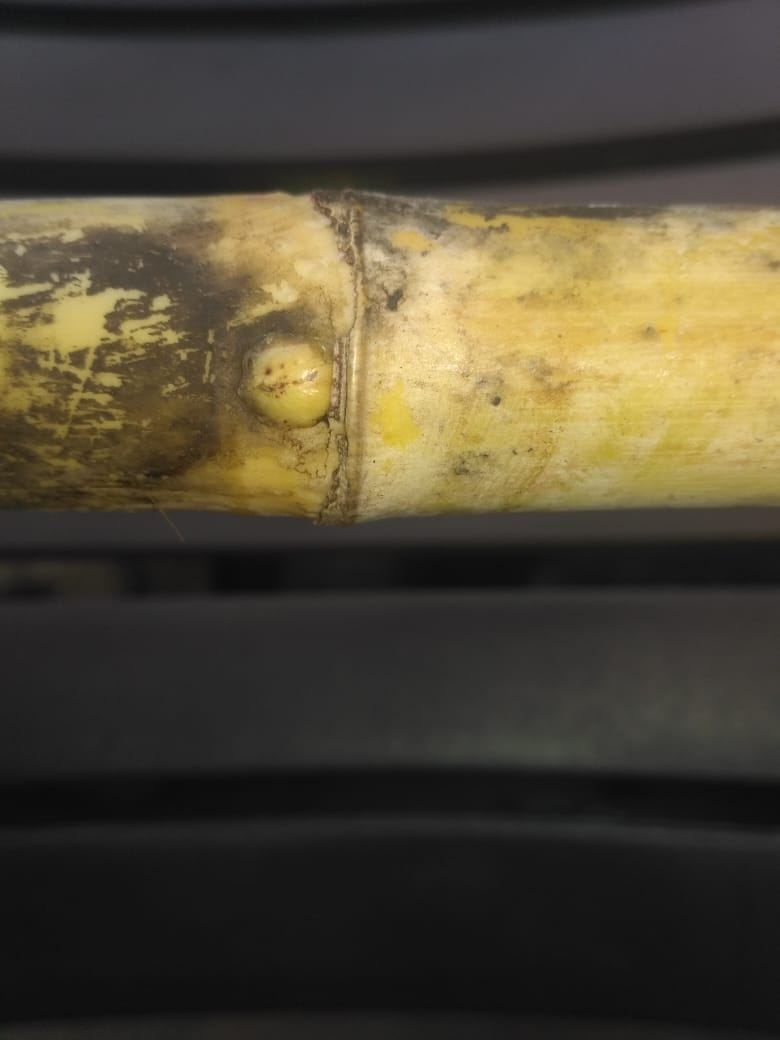
#> input picture images/img1.jpeg, 780 x 1040 px
$ python main.py
#> lines starting #> are read from the running program, lines starting #| are printed output that depends on the picture; after the words box and inside, x2 and y2 are one past the last pixel; in counts of white or black regions, pixels touching at a corner belong together
'''
Code based on zuckerrohr-stub

Copyright (C) 2018  Udit kumar Agarwal <dev.madaari@gmail.com>

This program is free software: you can redistribute it and/or modify
it under the terms of the GNU General Public License as published by
the Free Software Foundation, either version 3 of the License, or
(at your option) any later version.

This program is distributed in the hope that it will be useful,
but WITHOUT ANY WARRANTY; without even the implied warranty of
MERCHANTABILITY or FITNESS FOR A PARTICULAR PURPOSE.  See the
GNU General Public License for more details.

You should have received a copy of the GNU General Public License
along with this program.  If not, see <http://www.gnu.org/licenses/>.
'''

# using Hough Transform

import cv2
import numpy as np
from matplotlib import pyplot as plt


def caminit(img):
    print(len(img)) # Width of pic
    print(len(img[0])) # Height of pic
    return cv2.resize(img[100:600,150:510], (200,200), interpolation = cv2.INTER_AREA)

def invert_color(frame):
    return 255-frame

def plt_img(img):
    plt.imshow(img)

img = cv2.imread('../images/img1.jpeg')
#> img is the input picture: shape (1040, 780, 3); mean B, G, R 53.4, 70.7, 78.1
img = caminit(img)
#| 1040
#| 780
#> in caminit, `return cv2.resize(img[100:600,150:510], (200,200), interpolation = cv2..`:
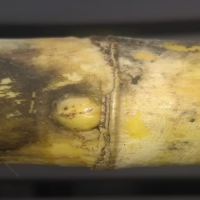
#> returned value: shape (200, 200, 3); mean of channels 0, 1, 2 71.5, 105.5, 120.7; drawn as B, G, R
gray = cv2.cvtColor(img, cv2.COLOR_BGR2GRAY)
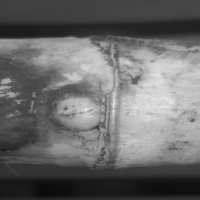
#> gray: shape (200, 200); min 11, max 237, mean 106.2
mini = maxi = 0
offset = 10
edges = cv2.Canny(gray, 150, 200, apertureSize = 3)
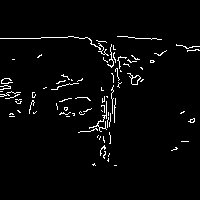
#> edges: shape (200, 200); 3% white in thin lines or dots, all inside (x1, y1, x2, y2) = (0, 36, 200, 166)
lines = cv2.HoughLinesP(edges, 1, np.pi/2, 10, None, 2, 1);
#> lines = 75 rows, first 6: [0, 38, 40, 38], [104, 142, 104, 140], [85, 37, 87, 37], [112, 89, 112, 87], [112, 112, 114, 112], [113, 65, 113, 61]
for line in lines[0]:
    pt1 = (line[0],line[1])
    pt2 = (line[2],line[3])
    angle = np.arctan2(line[0] - line[2], line[1] - line[3]) * 180.0 / np.pi
    if abs(angle) == 90:
        continue
    if (line[0] < mini) or (mini == 0):
        mini = line[0]
    if line[0] > maxi:
        maxi = line[0]
#> this loop made 1 pass
#> (pt1, pt2, angle) on pass 1: ((0, 38), (40, 38), -90)
#> after the loop, maxi = 0; mini = 0
cv2.line(img, (mini - offset,0), (mini - offset,200), (0,0,255), 1)
cv2.line(img, (maxi + offset,0), (maxi + offset,200), (0,0,255), 1)
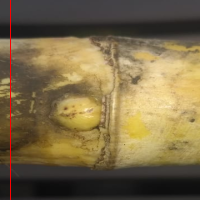
#> img: shape (200, 200, 3); 0.5% of pixels changed, all inside (x1, y1, x2, y2) = (10, 0, 11, 200)
plt_img(img)
cv2.destroyAllWindows()

$ run again, with images/img10.jpeg copied over images/img1.jpeg
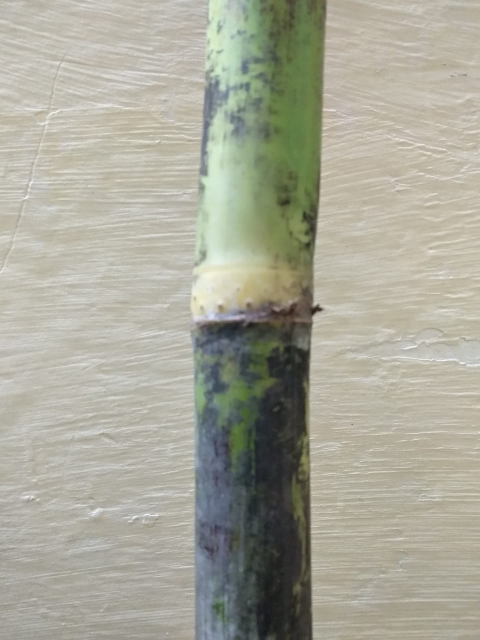
#> input picture images/img10.jpeg, 960 x 1280 px (shown at 1/2 size)
#> img is the input picture: shape (1280, 960, 3); mean B, G, R 153.2, 167.1, 167.6
#| 1280
#| 960
#> `edges = cv2.Canny(gray, 150, 200, apertureSize = 3)`:
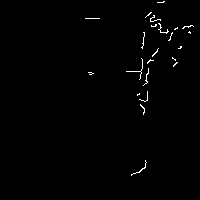
#> edges: shape (200, 200); 0.83% white in thin lines or dots, all inside (x1, y1, x2, y2) = (85, 1, 194, 176)
#> lines = 13 rows, first 6: [143, 45, 143, 37], [85, 18, 99, 18], [151, 26, 155, 26], [147, 100, 147, 91], [142, 68, 142, 59], [146, 83, 146, 74]
#> the loop `for line in lines[0]:` made 1 pass
#> (pt1, pt2, angle, mini, maxi) on pass 1: ((143, 45), (143, 37), 0, 143, 143)
#> after the loop `for line in lines[0]:`: maxi = 143
#> `cv2.line(img, (maxi + offset,0), (maxi + offset,200), (0,0,255), 1)`:
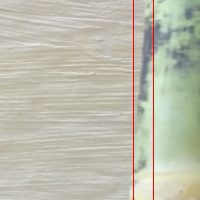
#> img: shape (200, 200, 3); mean B, G, R 174.2, 189.3, 189.5

$ run again, with images/img11.jpeg copied over images/img1.jpeg
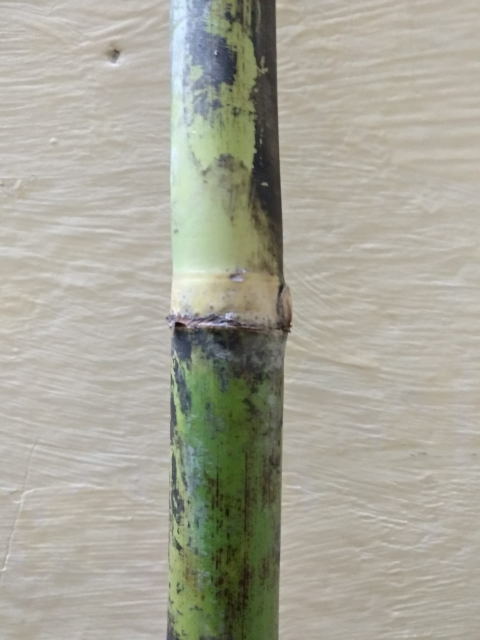
#> input picture images/img11.jpeg, 960 x 1280 px (shown at 1/2 size)
#> img is the input picture: shape (1280, 960, 3); mean B, G, R 153.3, 166.4, 167.7
#| 1280
#| 960
#> `edges = cv2.Canny(gray, 150, 200, apertureSize = 3)`:
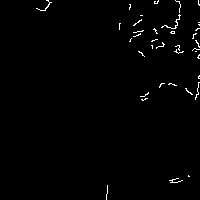
#> edges: shape (200, 200); 1.1% white in thin lines or dots, all inside (x1, y1, x2, y2) = (36, 0, 200, 200)
#> lines = [[179, 19, 179, 8], [198, 94, 198, 92], [199, 78, 199, 75], [198, 87, 198, 82], [196, 42, 196, 40], [176, 22, 176, 19], [198, 58, 198, 55], [199, 25, 199, 22], [171, 28, 175, 28], [137, 31, 142, 31], [158, 46, 163, 46], [198, 45, 198, 43]]
#> the loop `for line in lines[0]:` made 1 pass
#> (pt1, pt2, angle, mini, maxi) on pass 1: ((179, 19), (179, 8), 0, 179, 179)
#> after the loop `for line in lines[0]:`: maxi = 179
#> `cv2.line(img, (maxi + offset,0), (maxi + offset,200), (0,0,255), 1)`:
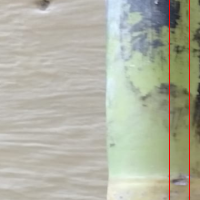
#> img: shape (200, 200, 3); mean B, G, R 162.9, 177.8, 177.4

$ run again, with images/img12.jpeg copied over images/img1.jpeg
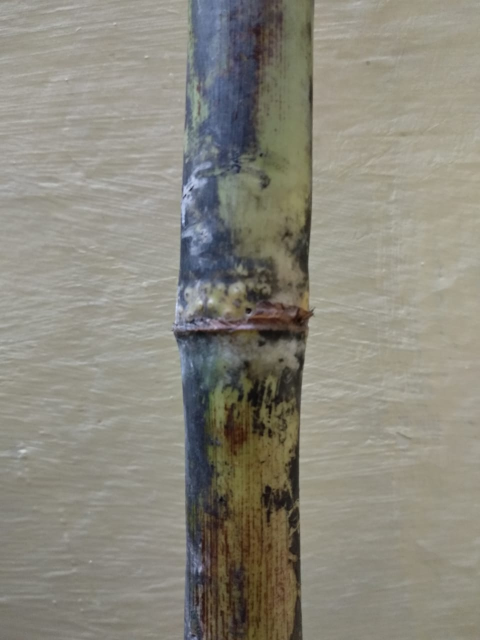
#> input picture images/img12.jpeg, 960 x 1280 px (shown at 1/2 size)
#> img is the input picture: shape (1280, 960, 3); mean B, G, R 124.9, 136.1, 138.9
#| 1280
#| 960
#> `edges = cv2.Canny(gray, 150, 200, apertureSize = 3)`:
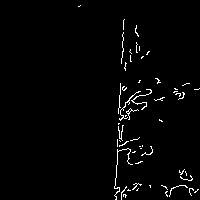
#> edges: shape (200, 200); 2% white in thin lines or dots, all inside (x1, y1, x2, y2) = (78, 5, 200, 200)
#> lines = 40 rows, first 6: [119, 107, 119, 95], [121, 199, 121, 192], [123, 29, 123, 20], [122, 57, 122, 51], [117, 164, 117, 149], [125, 106, 125, 102]
#> the loop `for line in lines[0]:` made 1 pass
#> (pt1, pt2, angle, mini, maxi) on pass 1: ((119, 107), (119, 95), 0, 119, 119)
#> after the loop `for line in lines[0]:`: maxi = 119
#> `cv2.line(img, (maxi + offset,0), (maxi + offset,200), (0,0,255), 1)`:
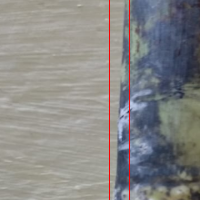
#> img: shape (200, 200, 3); mean B, G, R 134.4, 135, 135.9
